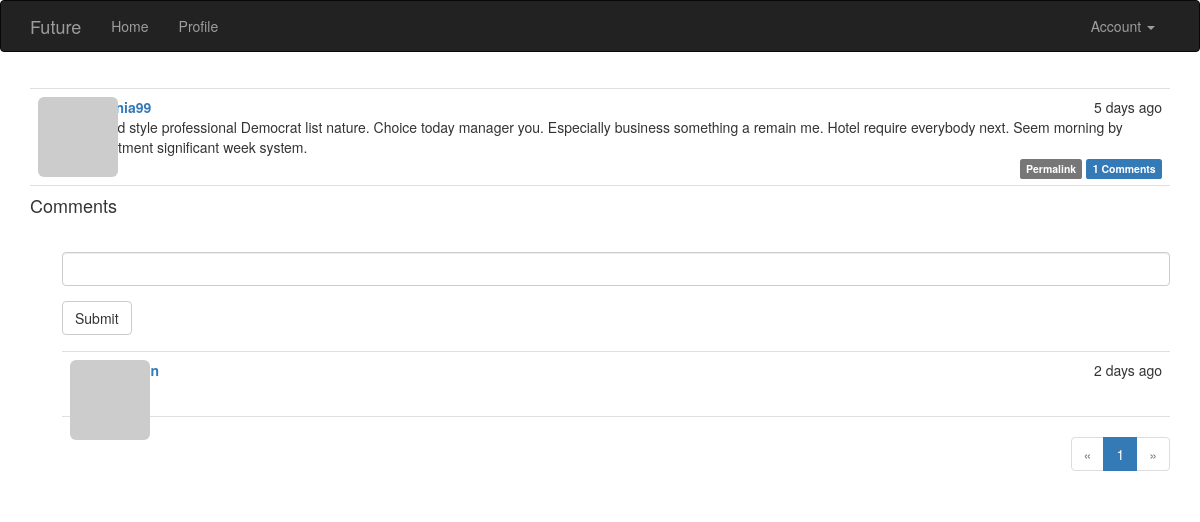
/post/82 (signed in), run on the app's committed database.
### app/models.py (models this page shows, shortened)
class Post(db.Model):
    __tablename__ = 'posts'
    id = db.Column(db.Integer, primary_key=True)
    body = db.Column(db.Text)
    body_html = db.Column(db.Text)
    timestamp = db.Column(db.DateTime, index=True, default=datetime.utcnow)
    author_id = db.Column(db.Integer, db.ForeignKey('users.id'))
    comments = db.relationship('Comment', backref='post', lazy='dynamic')

class User(db.Model, UserMixin):
    __tablename__ = 'users'
    id = db.Column(db.Integer, primary_key=True)
    email = db.Column(db.String(64), unique=True, index=True)
    username = db.Column(db.String(64), unique=True, index=True)
    password_hash = db.Column(db.String(128))
    role_id = db.Column(db.Integer, db.ForeignKey('roles.id'))
    confirmed = db.Column(db.Boolean, default=False)
    name = db.Column(db.String(64))
    location = db.Column(db.String(64))
    about_me = db.Column(db.Text())
    member_since = db.Column(db.DateTime(), default=datetime.utcnow)
    last_seen = db.Column(db.DateTime(), default=datetime.utcnow)
    avatar_hash = db.Column(db.String(32))
    posts = db.relationship('Post', backref='author', lazy='dynamic')
    followed = db.relationship('Follow',
                               foreign_keys=[Follow.follower_id],
                               backref=db.backref('follower', lazy='joined'),
                               lazy='dynamic',
                               cascade='all, delete-orphan')
    followers = db.relationship('Follow',
                               foreign_keys=[Follow.followed_id],
                               backref=db.backref('followed', lazy='joined'),
                               lazy='dynamic',
                               cascade='all, delete-orphan')
    comments = db.relationship('Comment', backref='author', lazy='dynamic')
    @property
    def password(self):
        raise AttributeError('password is not a readable')
    def can(self, perm):
        return self.role is not None and self.role.has_permission(perm)
    def is_administrator(self):
        return self.can(Permission.ADMIN)
    def ping(self):
        self.last_seen = datetime.utcnow()
        db.session.add(self)
        db.session.commit()
    def gravatar_hash(self):
        return hashlib.md5(self.email.lower().encode('utf-8')).hexdigest()
    def gravatar(self, size=100, default='identicon', rating='g'):
        if request.is_secure:
            url = 'https://secure.gravatar.com/avatar'
        else:
            url = 'http://www.gravatar.com/avatar'
        hash = self.avatar_hash or self.gravatar_hash()
        return '{url}/{hash}?s={size}&d={default}&r={rating}'.format(
            url=url, hash=hash, size=size, default=default, rating=rating)

class Comment(db.Model):
    __tablename__ = 'comments'
    id = db.Column(db.Integer, primary_key=True)
    body = db.Column(db.Text)
    body_html = db.Column(db.Text)
    timestamp = db.Column(db.DateTime, index=True, default=datetime.utcnow())
    disabled = db.Column(db.Boolean)
    author_id = db.Column(db.Integer, db.ForeignKey('users.id'))
    post_id = db.Column(db.Integer, db.ForeignKey('posts.id'))

### app/main/views.py (the view)
@main.route('/post/<int:id>', methods=['GET', 'POST'])
def post(id):
    post = Post.query.get_or_404(id)
    form = CommentForm()
    if form.validate_on_submit():
        comment = Comment(body=form.body.data, post=post, author=current_user._get_current_object())
        db.session.add(comment)
        db.session.commit()
        flash('Your comment has been published.')
        return redirect(url_for('.post', id=post.id, page=-1))
    page = request.args.get('page', 1, type=int)
    if page == -1:
        page = (post.comments.count() - 1) // current_app.config['FUTURE_COMMENTS_PER_PAGE'] + 1
    pagination = post.comments.order_by(Comment.timestamp.asc()).paginate(
        page, per_page=current_app.config['FUTURE_COMMENTS_PER_PAGE'], error_out=False
    )
    comments = pagination.items
    return render_template('post.html', posts=[post], form=form, comments=comments, pagination=pagination)

### app/main/forms.py
class CommentForm(FlaskForm):
    body = StringField('', validators=[DataRequired()])
    submit = SubmitField('Submit')

### app/auth/views.py (called while the page is built)
@auth.before_app_request
def before_request():
    if current_user.is_authenticated:
        current_user.ping()
        if not current_user.confirmed \
                and request.endpoint \
                and request.blueprint != 'auth' \
                and request.endpoint != 'static':
            return redirect(url_for('auth.unconfirmed'))

### app/main/__init__.py (called while the page is built)
@main.app_context_processor
def inject_permissions():
    return dict(Permission=Permission)

### app/main/views.py (called while the page is built)
@main.after_app_request
def after_request(response):
    for query in get_debug_queries():
        if query.duration >= current_app.config['FUTURE_SLOW_DB_QUERY_TIME']:
            current_app.logger.warning('Slow query: %s\nParameters: %s\nDuration: %fs\nContext: %s\n'
                                       % (query.statement, query.parameters, query.duration, query.context))
    return response

### app/models.py (called while the page is built)
@login_manager.user_loader
def load_user(user_id):
    return User.query.get(int(user_id))

    def has_permission(self, perm):
        return self.permissions & perm == perm

### app/templates/post.html (shortened to what this page needs)
{% extends "base.html" %}
{% import "bootstrap/wtf.html" as wtf %}
{% import "_macros.html" as macros %}
{% block page_content %}
{% include '_posts.html' %}
<h4 id="comments">Comments</h4>
{% if current_user.can(Permission.COMMENT) %}
<div class="comment-form">
    {{ wtf.quick_form(form) }}
</div>
{% endif %}
{% include '_comments.html' %}
{% if pagination %}
<div class="pagination">
    {{ macros.pagination_widget(pagination, '.post', fragment='#comments', id=posts[0].id) }}
</div>
{% endif %}
{% endblock %}

### app/templates/_posts.html (shortened to what this page needs)
<ul class="posts">
    {% for post in posts %}
    <li class="post">
        <div class="post-thumbnail">
            <a href="{{ url_for('.user', username=post.author.username) }}">
                <img class="img-rounded profile-thumbnail" src="{{ post.author.gravatar(size=40) }}">
            </a>
        </div>
        <div class="post-content">
            <div class="post-date">{{ moment(post.timestamp).fromNow() }}</div>
            <div class="post-author"><a href="{{ url_for('.user', username=post.author.username) }}">{{ post.author.username }}</a></div>
            <div class="post-body">
                {% if post.body_html %}
                    {{ post.body_html | safe }}
                {% else %}
                    {{ post.body }}
                {% endif %}
            </div>
            <div class="post-footer">
                <a href="{{ url_for('.post', id=post.id) }}">
                    <span class="label label-default">Permalink</span>
                </a>
                <a href="{{ url_for('.post', id=post.id) }}#comments">
                    <span class="label label-primary">{{ post.comments.count() }} Comments</span>
                </a>
            </div>
        </div>
    </li>
    {% endfor %}
</ul>

### app/templates/_comments.html (shortened to what this page needs)
<ul class="comments">
    {% for comment in comments %}
    <li class="comment">
        <div class="comment-thumbnail">
            <a href="{{ url_for('.user', username=comment.author.username) }}">
                <img class="img-rounded profile-thumbnail" src="{{ comment.author.gravatar(size=40) }}">
            </a>
        </div>
        <div class="comment-content">
            <div class="comment-date">{{ moment(comment.timestamp).fromNow() }}</div>
            <div class="comment-author"><a href="{{ url_for('.user', username=comment.author.username) }}">{{ comment.author.username }}</a></div>
            <div class="comment-body">
            </div>
        </div>
    </li>
    {% endfor %}
</ul>

### app/static/styles.css (style rules this page uses)
.profile-thumbnail { position: absolute; }
ul.posts { list-style-type: none; padding: 0px; margin: 16px 0px 0px 0px; border-top: 1px solid #e0e0e0; }
ul.posts li.post { padding: 8px; border-bottom: 1px solid #e0e0e0; }
div.post-date { float: right; }
div.post-author { font-weight: bold; }
div.post-thumbnail { position: absolute; }
div.post-content { margin-left: 48px; min-height: 48px; }
div.post-footer { text-align: right; }
ul.comments { list-style-type: none; padding: 0px; margin: 16px 0px 0px 0px; }
ul.comments li.comment { margin-left: 32px; padding: 8px; border-bottom: 1px solid #e0e0e0; }
ul.comments li.comment:nth-child(1) { border-top: 1px solid #e0e0e0; }
div.comment-date { float: right; }
div.comment-author { font-weight: bold; }
div.comment-thumbnail { position: absolute; }
div.comment-content { margin-left: 48px; min-height: 48px; }
div.comment-form { margin: 16px 0px 16px 32px; }
div.pagination { width: 100%; text-align: right; padding: 0px; margin: 0px; }

### data on the page
Post: timestamp "5 days ago", author.username "virginia99", body "Would style professional Democrat list nature. Choice today manager you. Especially business something a remain me. Hotel require everybody next. Seem morning by investment significant week system.", comments.count "1"
Comment: timestamp "2 days ago"

### other printed values
{{ p }} "1"
